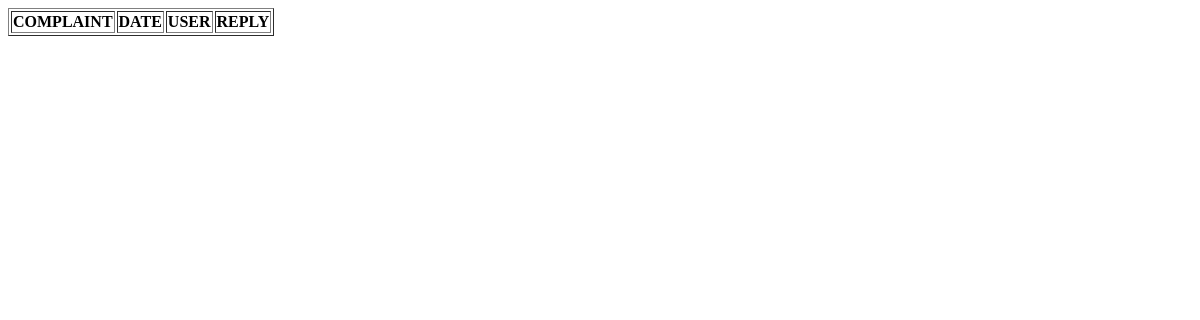
The app's page /complaint, older data.
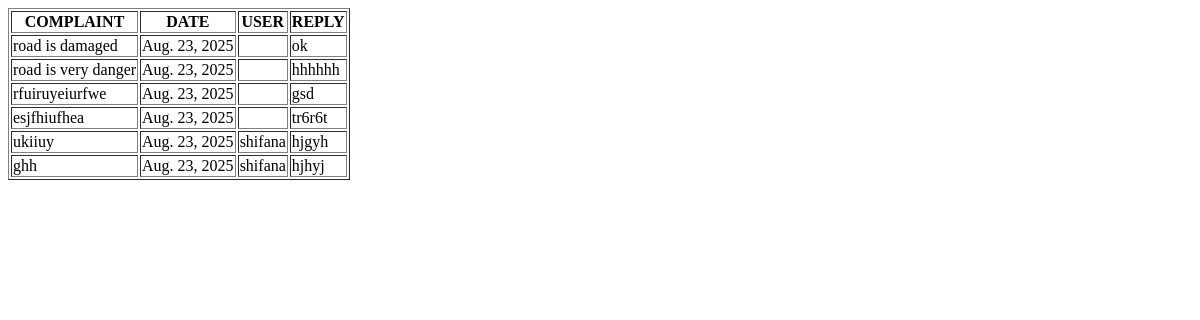
The same page, newer data.
### road_potholeapp/models.py (models this page shows)
class Complaintable(models.Model):
    complaint=models.CharField(max_length=300, null=True, blank=True)
    date=models.DateField(max_length=200, null=True, blank=True)
    replay=models.CharField(max_length=300, null=True, blank=True)
    user=models.ForeignKey(Usertable, on_delete=models.CASCADE, null=True, blank=True)

class Usertable(models.Model):
    name=models.CharField(max_length=200, null=True, blank=True)
    image=models.FileField(max_length=200, null=True, blank=True)
    age=models.IntegerField(null=True, blank=True)
    gender=models.CharField(max_length=200, null=True, blank=True)
    email=models.CharField(max_length=200, null=True, blank=True)
    location=models.CharField(max_length=200, null=True, blank=True)
    phone=models.BigIntegerField(null=True, blank=True)
    login=models.ForeignKey(Logintable, on_delete=models.CASCADE, null=True, blank=True)

### road_potholeapp/views.py (the view)
# urls.py: path('complaint',ComplaintView.as_view(),name='complaint'),
class ComplaintView(View):
    def get(self,request):
        obj = Complaintable.objects.all()
        print(obj)
        return render(request, 'COMPLAIN.html',{'val': obj})

### templates/COMPLAIN.html (shortened to what this page needs)
<!DOCTYPE html>
<html lang="en">
<head>
</head>
<body>
    <table border="1">
        <tr>
            <th>COMPLAINT</th>
            <th>DATE</th>
            <th>USER</th>
            <th>REPLY</th>
        </tr>
         {% for i in val %}
        <tr>
            <td>{{i.complaint}}</td>
            <td>{{i.date}}</td>
            <td>{{i.user.name}}</td>
            {% if i.replay %}
            <td>{{i.replay}}</td>
            {% else %}
            <TD><a href="reply/{{i.id}}">reply</a></TD>
            {% endif %}
        </tr>
                {% endfor %}
    </table>
</body>
</html>

Row changes from the older to the newer data that the page shows:
added Complaintable: complaint "road is damaged", date "Aug. 23, 2025", replay "ok"
added Complaintable: complaint "road is very danger", date "Aug. 23, 2025", replay "hhhhhh"
added Complaintable: complaint "rfuiruyeiurfwe", date "Aug. 23, 2025", replay "gsd"
added Complaintable: complaint "esjfhiufhea", date "Aug. 23, 2025", replay "tr6r6t"
added Complaintable: complaint "ukiiuy", date "Aug. 23, 2025", user.name "shifana", replay "hjgyh"
added Complaintable: complaint "ghh", date "Aug. 23, 2025", user.name "shifana", replay "hjhyj"
